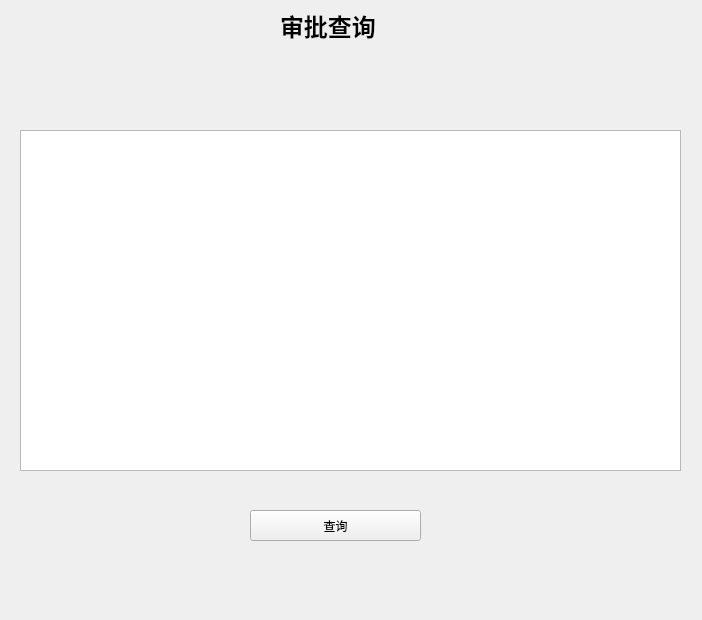
<?xml version="1.0" encoding="UTF-8"?>
<ui version="4.0">
 <class>shenpichaxun</class>
 <widget class="QWidget" name="shenpichaxun">
  <property name="geometry">
   <rect>
    <x>0</x>
    <y>0</y>
    <width>702</width>
    <height>620</height>
   </rect>
  </property>
  <property name="windowTitle">
   <string>Form</string>
  </property>
  <property name="styleSheet">
   <string notr="true">background-image: url();</string>
  </property>
  <widget class="QLabel" name="label">
   <property name="geometry">
    <rect>
     <x>280</x>
     <y>-10</y>
     <width>131</width>
     <height>71</height>
    </rect>
   </property>
   <property name="text">
    <string>&lt;html&gt;&lt;head/&gt;&lt;body&gt;&lt;p&gt;&lt;span style=&quot; font-size:18pt; font-weight:600;&quot;&gt;审批查询&lt;/span&gt;&lt;/p&gt;&lt;/body&gt;&lt;/html&gt;</string>
   </property>
  </widget>
  <widget class="QTableView" name="tableView">
   <property name="geometry">
    <rect>
     <x>20</x>
     <y>130</y>
     <width>661</width>
     <height>341</height>
    </rect>
   </property>
  </widget>
  <widget class="QPushButton" name="pushButton">
   <property name="geometry">
    <rect>
     <x>250</x>
     <y>510</y>
     <width>171</width>
     <height>31</height>
    </rect>
   </property>
   <property name="text">
    <string>查询</string>
   </property>
  </widget>
 </widget>
 <resources/>
 <connections/>
</ui>
